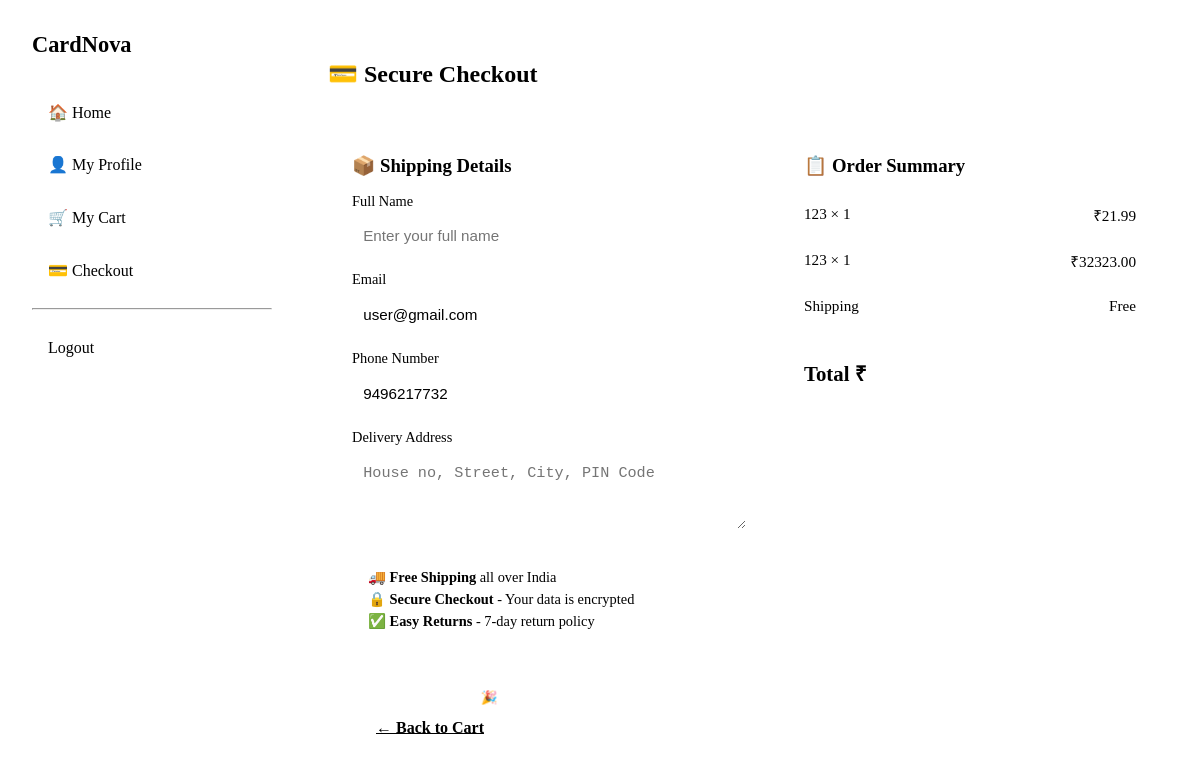
The page /user/checkout/ (signed in) on the database its author committed.
### guest/models.py (models this page shows, shortened)
class User(models.Model):
    email = models.EmailField(unique=True)
    phone_number = models.CharField(max_length=50)
    password = models.CharField(max_length=255)  # Increased for hashed passwords
    status = models.CharField(max_length=20, default='active')
    created_at = models.DateTimeField(auto_now_add=True, null=True)
    updated_at = models.DateTimeField(auto_now=True, null=True)
    class Meta:
        db_table = 'tbl_user'

### user/models.py (models this page shows, shortened)
class Cart(models.Model):
    user = models.ForeignKey(User, on_delete=models.SET_NULL, null=True, blank=True)
    session_key = models.CharField(max_length=40, blank=True, db_index=True)  # For guests
    product = models.ForeignKey(Product, on_delete=models.CASCADE)  # Now Product is properly imported
    quantity = models.PositiveIntegerField(default=1)
    added_at = models.DateTimeField(auto_now_add=True)
    class Meta:
        db_table = 'tbl_cart'
        constraints = [
            models.UniqueConstraint(
                fields=['user', 'product'],
                name='unique_user_product',
                condition=models.Q(user__isnull=False)
            ),
            models.UniqueConstraint(
                fields=['session_key', 'product'],
                name='unique_session_product',
                condition=models.Q(user__isnull=True)
            )
        ]
    @property
    def item_total(self):
        price = self.product.sale_price or self.product.price
        return price * self.quantity

### wadmin/models.py (models this page shows)
class Product(models.Model):
    name = models.CharField(max_length=200)
    slug = models.SlugField(max_length=200, unique=True, blank=True)
    category = models.ForeignKey(Category, on_delete=models.SET_NULL, null=True, blank=True, related_name='products')
    description = models.TextField(blank=True)
    image = models.ImageField(upload_to='products/%Y/%m/', null=True, blank=True, help_text="Main product image")  # ← ADD THIS BACK
    release_date = models.DateField(null=True, blank=True)
    price = models.DecimalField(max_digits=10, decimal_places=2)
    sale_price = models.DecimalField(max_digits=10, decimal_places=2, null=True, blank=True)
    stock = models.PositiveIntegerField(default=0)
    is_active = models.BooleanField(default=True)
    created_at = models.DateTimeField(auto_now_add=True)
    updated_at = models.DateTimeField(auto_now=True, null=True, blank=True)
    class Meta:
        db_table = 'tbl_product'
        ordering = ['-created_at']

### user/views.py (the view)
# urls.py: path('checkout/', views.checkout, name='checkout'),
@user_required
def checkout(request):
    cart_items = Cart.objects.filter(user=request.current_user).select_related('product')
    if not cart_items.exists():
        messages.warning(request, 'Your cart is empty.')
        return redirect('user:cart_view')
    total_price = sum(item.item_total for item in cart_items)
    username = request.current_user.email.split('@')[0] if request.current_user.email else 'User'
    if request.method == 'POST':
        cart_items.delete()
        messages.success(request, '🎉 Order placed successfully! Thank you for shopping with CardNova.')
        return redirect('user:home')
    return render(request, 'user/checkout.html', {
        'current_user': request.current_user,
        'cart_items': cart_items,
        'total_price': total_price,
        'cart_count': sum(item.quantity for item in cart_items),
        'username': username,  # Add this
    })

### user/views.py (called while the page is built)
def user_required(view_func):
    @wraps(view_func)
    def _wrapped_view(request, *args, **kwargs):
        user_id = request.session.get('uid') or request.session.get('user_id')
        if not user_id:
            messages.error(request, 'Please login to continue.')
            return redirect('guest:login')
        try:
            request.current_user = User.objects.get(id=user_id)
        except User.DoesNotExist:
            request.session.flush()
            messages.error(request, 'User not found. Please login again.')
            return redirect('guest:login')
        return view_func(request, *args, **kwargs)
    return _wrapped_view

### user/Templates/user/checkout.html (shortened to what this page needs)
{% load static %}
<!DOCTYPE html>
<html lang="en">
<head>
    <link rel="stylesheet" href="{% static 'css/style.css' %}">
</head>
<body>
    <div class="user-layout">
        <aside class="user-sidebar">
            <span class="logo">Card<span>Nova</span></span>
            <nav>
                <a href="{% url 'user:home' %}">🏠 Home</a>
                <a href="{% url 'user:profile' %}">👤 My Profile</a>
                <a href="{% url 'user:cart_view' %}">🛒 My Cart</a>
                <a href="{% url 'user:checkout' %}" class="active">💳 Checkout</a>
                <hr style="border-color: var(--border); margin: 1rem 0;">
                <a href="{% url 'user:logout' %}" style="color: var(--danger);">Logout</a>
            </nav>
        </aside>
        <main class="user-main">
            <h2 style="margin-bottom: 1.5rem;">💳 Secure Checkout</h2>
            <div class="checkout-container">
                <div class="checkout-form">
                    <h3 style="margin-bottom: 1rem;">📦 Shipping Details</h3>
                    <form method="post">
                        <div class="form-group">
                            <label>Full Name</label>
                            <input type="text" name="full_name" value="{{ current_user.name|default:'' }}" placeholder="Enter your full name" required>
                        </div>
                        <div class="form-group">
                            <label>Email</label>
                            <input type="email" name="email" value="{{ current_user.email }}" readonly>
                        </div>
                        <div class="form-group">
                            <label>Phone Number</label>
                            <input type="tel" name="phone" value="{{ current_user.phone_number }}" required>
                        </div>
                        <div class="form-group">
                            <label>Delivery Address</label>
                            <textarea name="address" rows="3" placeholder="House no, Street, City, PIN Code" required></textarea>
                        </div>
                        <div class="info-box">
                            <p>🚚 <strong>Free Shipping</strong> all over India</p>
                            <p>🔒 <strong>Secure Checkout</strong> - Your data is encrypted</p>
                            <p>✅ <strong>Easy Returns</strong> - 7-day return policy</p>
                        </div>
                        <button type="submit" class="btn btn-primary">🎉 Place Order - ₹{{ total }}</button>
                    </form>
                    <a href="{% url 'user:cart_view' %}" class="btn btn-outline" style="margin-top: 0.5rem;">← Back to Cart</a>
                </div>
                <div class="order-summary">
                    <h3 style="margin-bottom: 1rem;">📋 Order Summary</h3>
                    {% for item in cart_items %}
                    <div class="order-item">
                        <span>{{ item.product.name }} × {{ item.quantity }}</span>
                        <span>₹{{ item.item_total|floatformat:2 }}</span>
                    </div>
                    {% endfor %}
                    <div class="order-item">
                        <span>Shipping</span>
                        <span style="color: var(--success);">Free</span>
                    </div>
                    <div class="order-total">
                        <span>Total</span>
                        <span>₹{{ total|floatformat:2 }}</span>
                    </div>
                </div>
            </div>
        </main>
    </div>
</body>
</html>

### static/css/style.css (style rules this page uses)
.form-group { margin-bottom: 1.5rem; }
.form-group label { display: block; margin-bottom: 0.5rem; color: var(--text-secondary); font-weight: 500; }
.form-group input, .form-group select, .form-group textarea { width: 100%; padding: 0.75rem; background: var(--bg-primary); border: 1px solid var(--border); border-radius: 8px; color: var(--text-primary); font-size: 1rem; }

### user/Templates/user/checkout.html (style rules this page uses)
.user-layout { display: flex; min-height: 100vh; }
.user-sidebar { width: 240px; background: var(--bg-secondary); border-right: 1px solid var(--border); padding: 1.5rem; position: sticky; top: 0; height: 100vh; }
.user-sidebar .logo { font-size: 1.4rem; font-weight: 800; color: var(--accent); margin-bottom: 2rem; display: block; }
.user-sidebar nav a { display: block; padding: 0.8rem 1rem; color: var(--text-secondary); text-decoration: none; border-radius: 6px; margin-bottom: 0.5rem; transition: all 0.2s; }
.user-sidebar nav a:hover, .user-sidebar nav a.active { background: var(--bg-card); color: var(--accent); }
.user-main { flex: 1; padding: 2rem; }
.checkout-container { display: grid; grid-template-columns: 1fr 380px; gap: 2rem; max-width: 1100px; margin: 0 auto; }
.order-summary { background: var(--bg-card); border: 1px solid var(--border); border-radius: 8px; padding: 1.5rem; }
.order-item { display: flex; justify-content: space-between; padding: 0.8rem 0; border-bottom: 1px solid var(--border); font-size: 0.95rem; }
.order-total { font-size: 1.3rem; font-weight: 700; color: var(--accent); margin: 1rem 0; padding-top: 1rem; border-top: 2px solid var(--border); }
.checkout-form { background: var(--bg-card); border: 1px solid var(--border); border-radius: 8px; padding: 1.5rem; }
.form-group { margin-bottom: 1rem; }
.form-group label { display: block; margin-bottom: 0.4rem; color: var(--text-secondary); font-size: 0.9rem; }
.form-group input, .form-group textarea { width: 100%; padding: 0.7rem; background: var(--bg-primary); border: 1px solid var(--border); border-radius: 6px; color: var(--text-primary); font-size: 0.95rem; }
.btn { padding: 0.8rem 1.5rem; border-radius: 6px; font-weight: 600; cursor: pointer; border: none; width: 100%; margin-top: 0.5rem; }
.btn-primary { background: var(--accent); color: #fff; }
.btn-outline { background: transparent; border: 1px solid var(--border); color: var(--text-primary); }
.info-box { background: var(--bg-primary); border: 1px solid var(--border); border-radius: 6px; padding: 1rem; margin-bottom: 1rem; font-size: 0.9rem; }
.info-box p { margin: 0.3rem 0; }

### rows shown on the page
User: email "user@gmail.com", phone "9496217732"
Cart: product.name "123", quantity "1", item_total "21.99"
Cart: product.name "123", quantity "1", item_total "32323.00"
